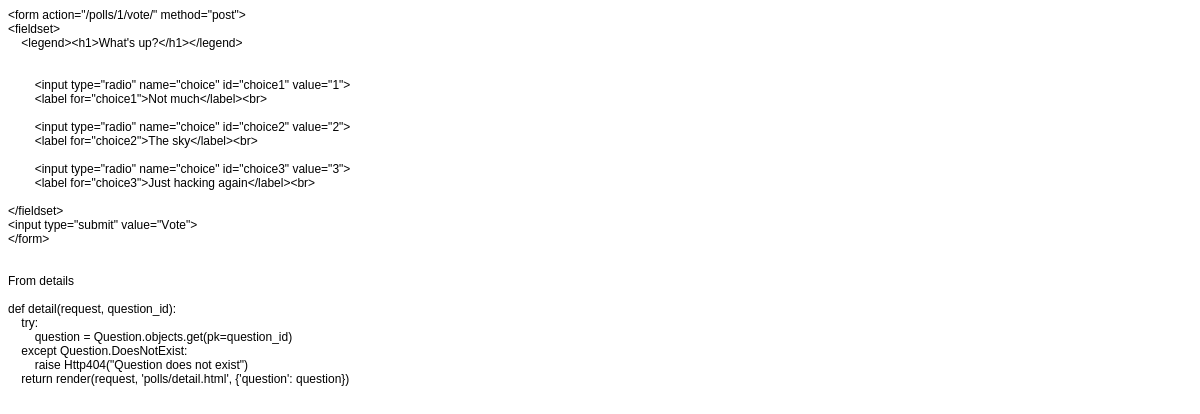
Page /polls/1/ on the earlier database version.
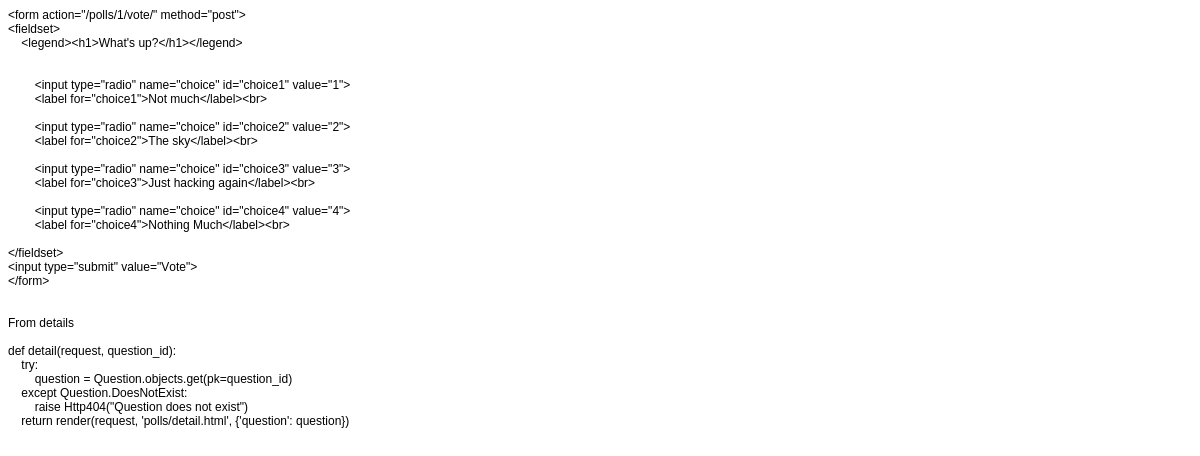
Same page on the later database version.
### polls/models.py (models this page shows, shortened)
class Choice(models.Model):
    question = models.ForeignKey(Question, on_delete=models.CASCADE)
    choice_text = models.CharField(max_length=200)
    votes = models.IntegerField(default=0)

### polls/views.py (the view)
# urls.py: path('<int:pk>/', views.DetailView.as_view(), name='detail'),
class DetailView(generic.DetailView):
    model = Question
    template_name = 'polls/detail.html'

### polls/templates/polls/detail.html (shortened to what this page needs)
<!DOCTYPE html PUBLIC "-//W3C//DTD HTML 4.01//EN" "http://www.w3.org/TR/html4/strict.dtd">
<html>
<head>
</head>
<body>
<p class="p1"><span class="s1">&lt;form action="{% url 'polls:vote' question.id %}" method="post"&gt;</span></p>
<p class="p1"><span class="s1">&lt;fieldset&gt;</span></p>
<p class="p1"><span class="s1"><span class="Apple-converted-space">    </span>&lt;legend&gt;&lt;h1&gt;{{ question.question_text }}&lt;/h1&gt;&lt;/legend&gt;</span></p>
<p class="p1"><span class="s1"><span class="Apple-converted-space">    </span>{% if error_message %}&lt;p&gt;&lt;strong&gt;{{ error_message }}&lt;/strong&gt;&lt;/p&gt;{% endif %}</span></p>
<p class="p1"><span class="s1"><span class="Apple-converted-space">    </span>{% for choice in question.choice_set.all %}</span></p>
<p class="p1"><span class="s1"><span class="Apple-converted-space">        </span>&lt;input type="radio" name="choice" id="choice{{ forloop.counter }}" value="{{ choice.id }}"&gt;</span></p>
<p class="p1"><span class="s1"><span class="Apple-converted-space">        </span>&lt;label for="choice{{ forloop.counter }}"&gt;{{ choice.choice_text }}&lt;/label&gt;&lt;br&gt;</span></p>
<p class="p1"><span class="s1"><span class="Apple-converted-space">    </span>{% endfor %}</span></p>
<p class="p1"><span class="s1">&lt;/fieldset&gt;</span></p>
<p class="p1"><span class="s1">&lt;input type="submit" value="Vote"&gt;</span></p>
<p class="p1"><span class="s1">&lt;/form&gt;</span></p>
<p class="p2"><br></p>
<p class="p2"><br></p>
<p class="p1"><span class="s1">From details</span></p>
<p class="p2"><br></p>
<p class="p1"><span class="s1">def detail(request, question_id):</span></p>
<p class="p1"><span class="s1"><span class="Apple-converted-space">    </span>try:</span></p>
<p class="p1"><span class="s1"><span class="Apple-converted-space">        </span>question = Question.objects.get(pk=question_id)</span></p>
<p class="p1"><span class="s1"><span class="Apple-converted-space">    </span>except Question.DoesNotExist:</span></p>
<p class="p1"><span class="s1"><span class="Apple-converted-space">        </span>raise Http404("Question does not exist")</span></p>
<p class="p1"><span class="s1"><span class="Apple-converted-space">    </span>return render(request, 'polls/detail.html', {'question': question})</span></p>
</body>
</html>

Differences in the rows shown:
added Choice: id "4", choice_text "Nothing Much"
